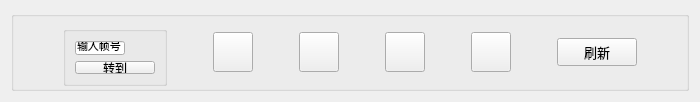
    <widget class="QWidget" name="widget_2" native="true">
     <property name="maximumSize">
      <size>
       <width>16777215</width>
       <height>100</height>
      </size>
     </property>
     <layout class="QGridLayout" name="gridLayout_8">
      <item row="0" column="0">
       <layout class="QHBoxLayout" name="horizontalLayout_4">
        <item>
         <widget class="QGroupBox" name="player_groupBox">
          <property name="minimumSize">
           <size>
            <width>600</width>
            <height>0</height>
           </size>
          </property>
          <property name="maximumSize">
           <size>
            <width>16777215</width>
            <height>80</height>
           </size>
          </property>
          <property name="title">
           <string/>
          </property>
          <layout class="QGridLayout" name="gridLayout_5">
           <item row="0" column="3">
            <widget class="QGroupBox" name="groupBox">
             <property name="minimumSize">
              <size>
               <width>100</width>
               <height>60</height>
              </size>
             </property>
             <property name="title">
              <string/>
             </property>
             <layout class="QVBoxLayout" name="verticalLayout_3">
              <item>
               <widget class="QLineEdit" name="frameSearchInput">
                <property name="maximumSize">
                 <size>
                  <width>50</width>
                  <height>16777215</height>
                 </size>
                </property>
                <property name="font">
                 <font>
                  <pointsize>8</pointsize>
                 </font>
                </property>
                <property name="text">
                 <string>输入帧号</string>
                </property>
               </widget>
              </item>
              <item>
               <widget class="QPushButton" name="frameSearchButton">
                <property name="font">
                 <font>
                  <pointsize>9</pointsize>
                 </font>
                </property>
                <property name="text">
                 <string>转到</string>
                </property>
                <property name="icon">
                 <iconset resource="../../resource/icons.qrc">
                  <normaloff>:/image/cancel.png</normaloff>:/image/cancel.png</iconset>
                </property>
               </widget>
              </item>
             </layout>
            </widget>
           </item>
           <item row="0" column="12">
            <spacer name="horizontalSpacer_5">
             <property name="orientation">
              <enum>Qt::Horizontal</enum>
             </property>
             <property name="sizeHint" stdset="0">
              <size>
               <width>40</width>
               <height>20</height>
              </size>
             </property>
            </spacer>
           </item>
           <item row="0" column="7">
            <widget class="QPushButton" name="lastFrameLabel">
             <property name="minimumSize">
              <size>
               <width>40</width>
               <height>40</height>
              </size>
             </property>
             <property name="maximumSize">
              <size>
               <width>40</width>
               <height>40</height>
              </size>
             </property>
             <property name="toolTip">
              <string>&lt;html&gt;&lt;head/&gt;&lt;body&gt;&lt;p&gt;上5帧&lt;/p&gt;&lt;/body&gt;&lt;/html&gt;</string>
             </property>
             <property name="whatsThis">
              <string>&lt;html&gt;&lt;head/&gt;&lt;body&gt;&lt;p&gt;&lt;br/&gt;&lt;/p&gt;&lt;/body&gt;&lt;/html&gt;</string>
             </property>
             <property name="styleSheet">
              <string notr="true">QPushButton{ 
    border-width:4px;
    border-image:url(:player/player_back.png)
    4 4 4 4 stretch stretch;
}

QPushButton:hover{
    border: 0.1px solid;
    border-image:url(:player/player_back.png)
}

QPushButton:pressed{
	border: 0.1px solid;
	border-image:url(:player/player_back.png)
}</string>
             </property>
             <property name="text">
              <string/>
             </property>
            </widget>
           </item>
           <item row="0" column="5">
            <widget class="QPushButton" name="beginFrameLabel">
             <property name="minimumSize">
              <size>
               <width>40</width>
               <height>40</height>
              </size>
             </property>
             <property name="maximumSize">
              <size>
               <width>40</width>
               <height>40</height>
              </size>
             </property>
             <property name="toolTip">
              <string>&lt;html&gt;&lt;head/&gt;&lt;body&gt;&lt;p&gt;第一帧&lt;/p&gt;&lt;/body&gt;&lt;/html&gt;</string>
             </property>
             <property name="whatsThis">
              <string>&lt;html&gt;&lt;head/&gt;&lt;body&gt;&lt;p&gt;&lt;br/&gt;&lt;/p&gt;&lt;/body&gt;&lt;/html&gt;</string>
             </property>
             <property name="styleSheet">
              <string notr="true">QPushButton{ 
    border-width:4px;
    border-image:url(:player/player_begin.png)
    4 4 4 4 stretch stretch;
}

QPushButton:hover{
    border: 0.1px solid;
    border-image:url(:player/player_begin.png)
}

QPushButton:pressed{
	border: 0.1px solid;
	border-image:url(:player/player_begin.png)
}</string>
             </property>
             <property name="text">
              <string/>
             </property>
            </widget>
           </item>
           <item row="0" column="11">
            <widget class="QPushButton" name="endFrameLabel">
             <property name="minimumSize">
              <size>
               <width>40</width>
               <height>40</height>
              </size>
             </property>
             <property name="maximumSize">
              <size>
               <width>40</width>
               <height>40</height>
              </size>
             </property>
             <property name="toolTip">
              <string>&lt;html&gt;&lt;head/&gt;&lt;body&gt;&lt;p&gt;末尾帧&lt;/p&gt;&lt;/body&gt;&lt;/html&gt;</string>
             </property>
             <property name="whatsThis">
              <string>&lt;html&gt;&lt;head/&gt;&lt;body&gt;&lt;p&gt;&lt;br/&gt;&lt;/p&gt;&lt;/body&gt;&lt;/html&gt;</string>
             </property>
             <property name="styleSheet">
              <string notr="true">QPushButton{ 
    border-width:4px;
    border-image:url(:player/player_end.png)
    4 4 4 4 stretch stretch;
}

QPushButton:hover{
    border: 0.1px solid;
    border-image:url(:player/player_end.png)
}

QPushButton:pressed{
	border: 0.1px solid;
	border-image:url(:player/player_end.png)
}</string>
             </property>
             <property name="text">
              <string/>
             </property>
            </widget>
           </item>
           <item row="0" column="6">
            <spacer name="horizontalSpacer_10">
             <property name="orientation">
              <enum>Qt::Horizontal</enum>
             </property>
             <property name="sizeHint" stdset="0">
              <size>
               <width>40</width>
               <height>20</height>
              </size>
             </property>
            </spacer>
           </item>
           <item row="0" column="8">
            <spacer name="horizontalSpacer">
             <property name="orientation">
              <enum>Qt::Horizontal</enum>
             </property>
             <property name="sizeHint" stdset="0">
              <size>
               <width>40</width>
               <height>20</height>
              </size>
             </property>
            </spacer>
           </item>
           <item row="0" column="10">
            <spacer name="horizontalSpacer_4">
             <property name="orientation">
              <enum>Qt::Horizontal</enum>
             </property>
             <property name="sizeHint" stdset="0">
              <size>
               <width>40</width>
               <height>20</height>
              </size>
             </property>
            </spacer>
           </item>
           <item row="0" column="4">
            <spacer name="horizontalSpacer_3">
             <property name="orientation">
              <enum>Qt::Horizontal</enum>
             </property>
             <property name="sizeHint" stdset="0">
              <size>
               <width>40</width>
               <height>20</height>
              </size>
             </property>
            </spacer>
           </item>
           <item row="0" column="9">
            <widget class="QPushButton" name="nextFrameLabel">
             <property name="minimumSize">
              <size>
               <width>40</width>
               <height>40</height>
              </size>
             </property>
             <property name="maximumSize">
              <size>
               <width>40</width>
               <height>40</height>
              </size>
             </property>
             <property name="toolTip">
              <string>&lt;html&gt;&lt;head/&gt;&lt;body&gt;&lt;p&gt;下5帧&lt;/p&gt;&lt;/body&gt;&lt;/html&gt;</string>
             </property>
             <property name="whatsThis">
              <string>&lt;html&gt;&lt;head/&gt;&lt;body&gt;&lt;p&gt;&lt;br/&gt;&lt;/p&gt;&lt;/body&gt;&lt;/html&gt;</string>
             </property>
             <property name="styleSheet">
              <string notr="true">QPushButton{ 
    border-width:4px;
    border-image:url(:player/player_forward.png)
    4 4 4 4 stretch stretch;
}

QPushButton:hover{
    border: 0.1px solid;
    border-image:url(:player/player_forward.png)
}

QPushButton:pressed{
	border: 0.1px solid;
	border-image:url(:player/player_forward.png)
}</string>
             </property>
             <property name="text">
              <string/>
             </property>
            </widget>
           </item>
           <item row="0" column="1">
            <spacer name="horizontalSpacer_2">
             <property name="orientation">
              <enum>Qt::Horizontal</enum>
             </property>
             <property name="sizeHint" stdset="0">
              <size>
               <width>40</width>
               <height>20</height>
              </size>
             </property>
            </spacer>
           </item>
           <item row="0" column="14">
            <spacer name="horizontalSpacer_6">
             <property name="orientation">
              <enum>Qt::Horizontal</enum>
             </property>
             <property name="sizeHint" stdset="0">
              <size>
               <width>40</width>
               <height>20</height>
              </size>
             </property>
            </spacer>
           </item>
           <item row="0" column="13">
            <widget class="QPushButton" name="refreshButton">
             <property name="font">
              <font>
               <pointsize>10</pointsize>
              </font>
             </property>
             <property name="text">
              <string>刷新</string>
             </property>
             <property name="icon">
              <iconset resource="../../resource/icons.qrc">
               <normaloff>:/image/refresh (2).png</normaloff>:/image/refresh (2).png</iconset>
             </property>
            </widget>
           </item>
          </layout>
         </widget>
        </item>
       </layout>
      </item>
     </layout>
    </widget>
